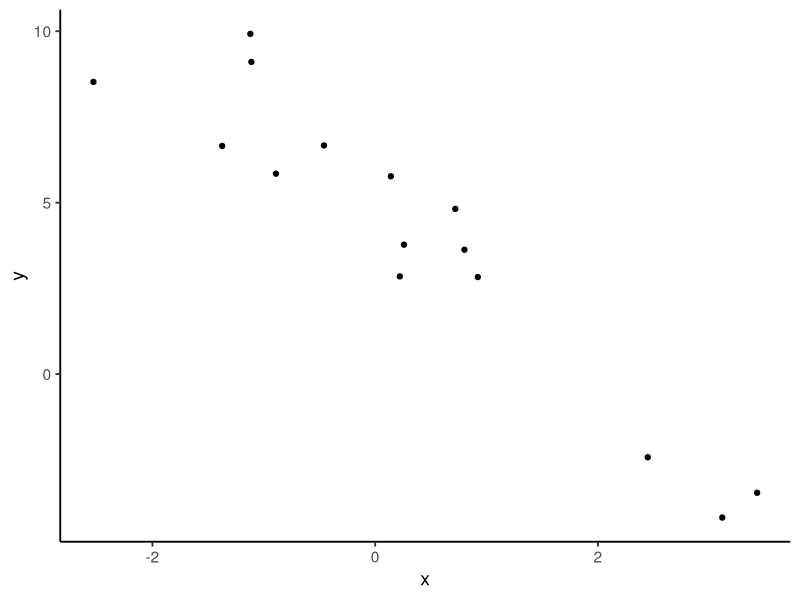
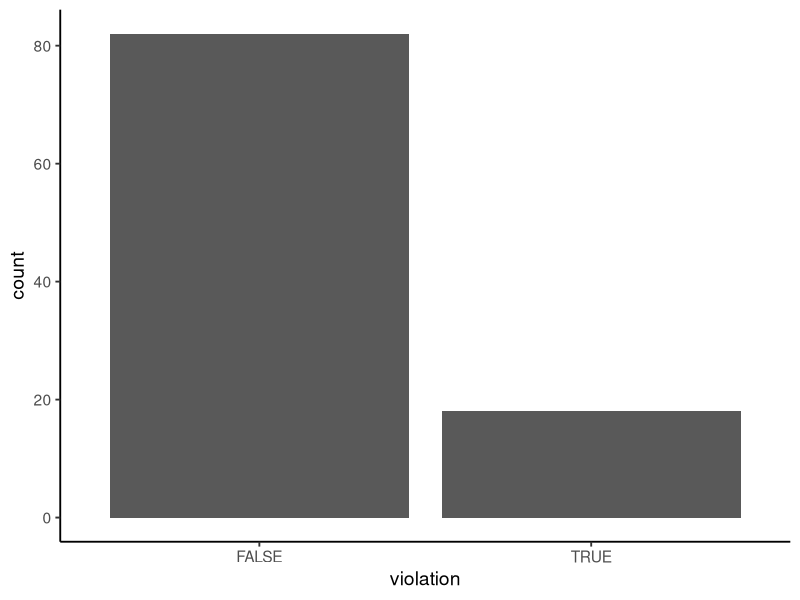

Reproduce these figures in R, in order.
## ---- chunk 1
#| label: setup
#| include: false

library(tidyverse)
theme_set(theme_classic(14))
set.seed(123)

## ---- chunk 2
#| label: sim-example

# Betas and sigma
beta0 <- 5
beta1 <- -2
sigma <- 1.5

# Predictor (randomly chosen)
x <- rnorm(15, 0, 2)
  
# Response
mu <- beta0 + beta1 * x
y <- rnorm(15, mu, sigma)

# Visualize
ggplot(tibble(x, y), aes(x, y)) +
  geom_point()

## ---- chunk 3
#| label: sim-binom

p <- 0.2
violation <- rbinom(100, 1, p)

ggplot(tibble(violation = violation == 1), aes(violation)) +
  geom_bar()

## ---- chunk 4
#| label: sim-binom2

# Betas
beta0 <- 0.1
beta1 <- 0.02

# Predictor
pcthisp <- runif(15, 0, 100)

# Response
p <- beta0 + beta1 * pcthisp
violation <- rbinom(15, size = 1, p = p)

print(p)
print(violation)

